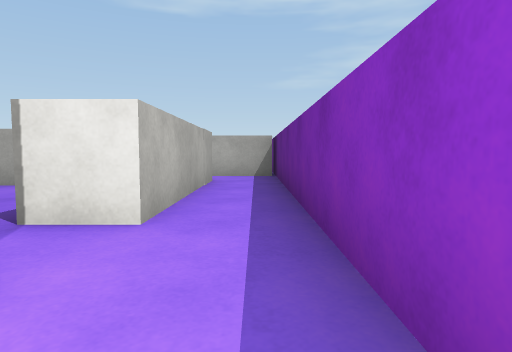
View 1 (above)

16 first-person views from a walk through a Unity game level. The camera is 0.58 m above the floor, tilts 4° down and sees 75° across. The floor is counted in squares, 1 m on a side. Each view is taken from the middle of a square. On the plan, view 1 faces up. The plan holds only what a view shows up to about 9 squares ahead; the rest is blank. The place goes on beyond the plan. Surface patterns are stand-ins for the level's own textures.

View 2
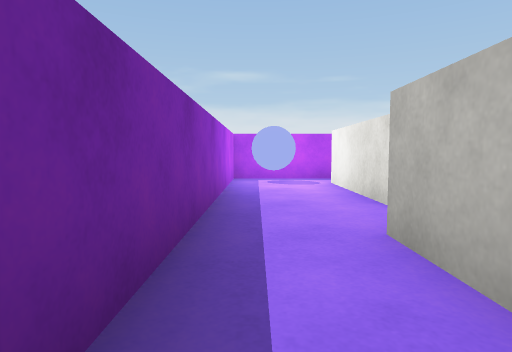

View 3
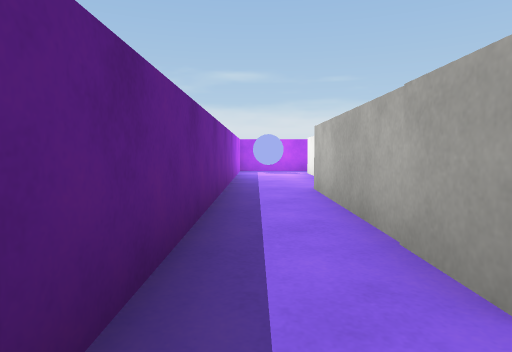

View 4
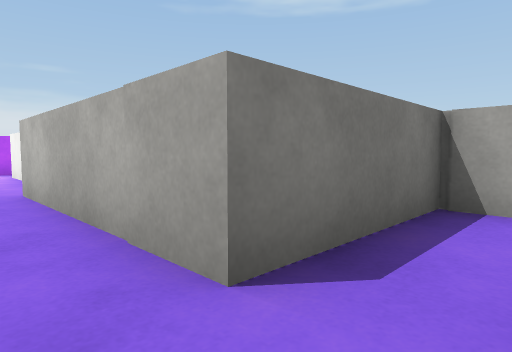

View 5
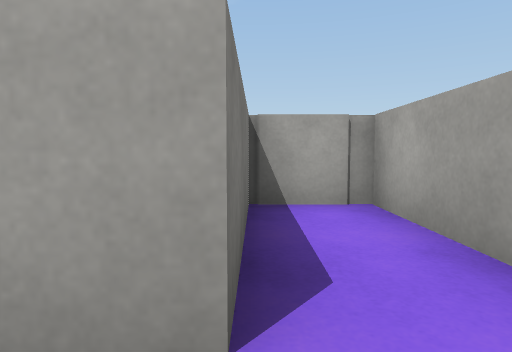

View 6
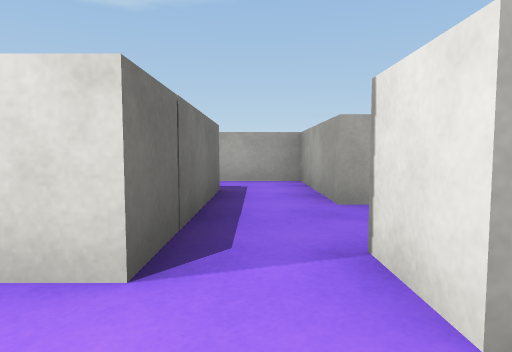

View 7
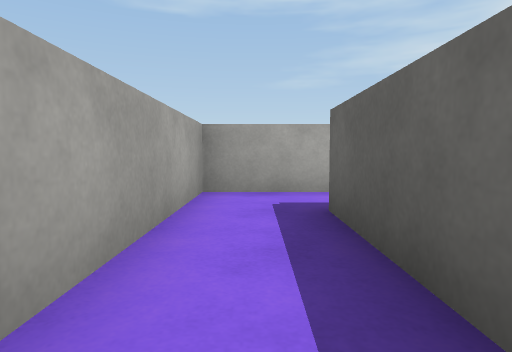

View 8
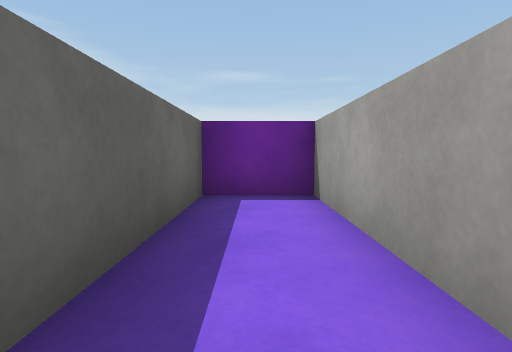

View 9
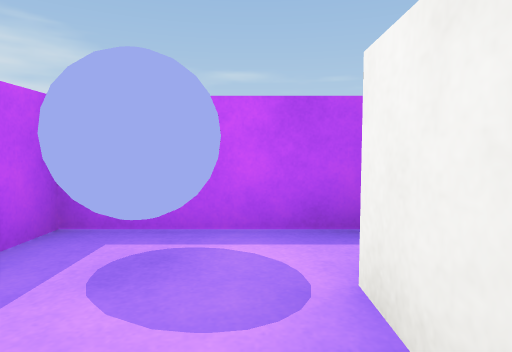

View 10
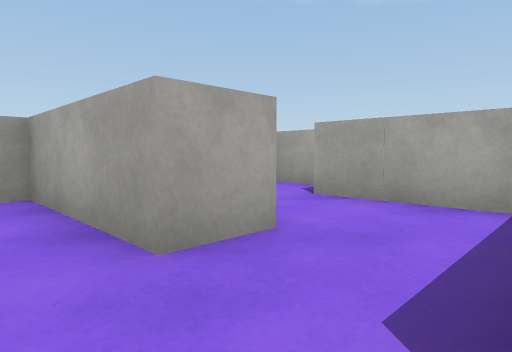

View 11
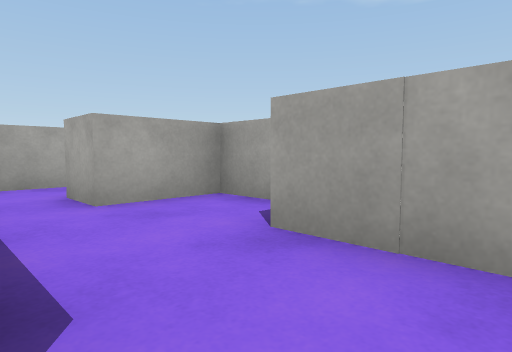

View 12
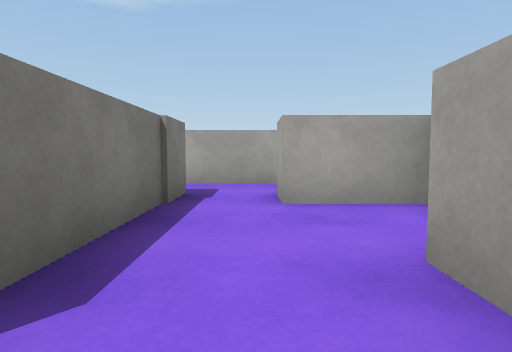

View 13
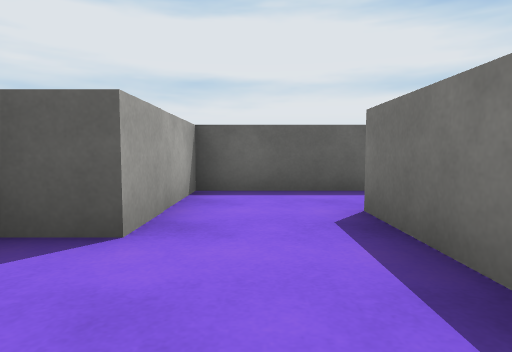

View 14
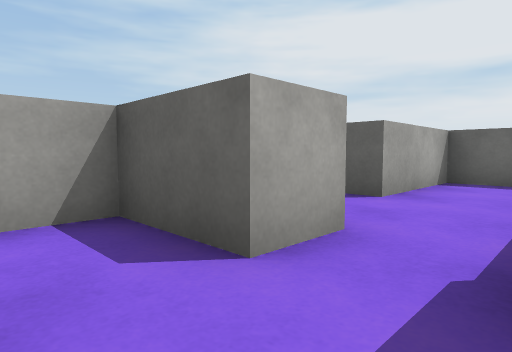

View 15
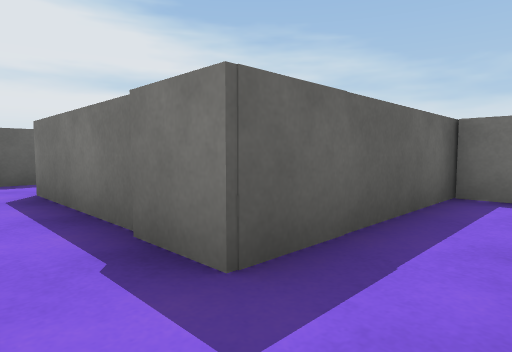

View 16
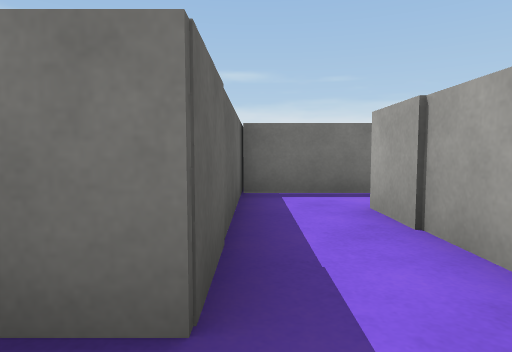

### Floor plan
Ten units are one square. View 1 is at (0, 0); x grows to the right and y downward. Boxes are objects, and circles mark ways between rooms. Rooms are numbered by the first view taken in them; rooms with no view inside come last. Other rooms are left out.
<svg viewBox="-97 -88 107 118">
<path fill="none" stroke="#000" d="M-15 -14 -15 15M-19 25 5 25 5 -24M-9 -27 -20 -27M5 -24 5 -83 -37 -83 -37 -69 -9 -69 -9 -27M-37 -29 -68 -29 -68 25 -53 25 -53 -14 -34 -14M-34 -14 -15 -14M-55 -70 -68 -70 -68 -53M-19 -33 -19 -59 -47 -59 -47 -68M-66 -40 -37 -40 -37 -29M-92 -58 -92 -15M-68 -53 -78 -53 -78 -70M-78 1 -78 -40 -66 -40"/>
<rect x="-15" y="15" width="20" height="10" fill="#bbb"><title>ball</title></rect>
<circle cx="0" cy="-30" r="3" fill="#2a7"/>
<circle cx="-20" cy="-20" r="3" fill="#2a7"/>
<circle cx="-45" cy="-20" r="3" fill="#2a7"/>
<circle cx="-30" cy="-35" r="3" fill="#2a7"/>
<circle cx="-70" cy="-50" r="3" fill="#2a7"/>
<text x="-10" y="0">1</text>
<text x="0" y="-60">2</text>
<text x="-60" y="-10">3</text>
<text x="-30" y="-20">4</text>
<text x="-40" y="-50">5</text>
<text x="-90" y="-50">6</text>
</svg>
Room 1 opens to room 2. Room 1 opens to room 4. Room 3 opens to room 4. Room 4 opens to room 5. Room 5 opens to room 6.

Where each view was taken, in squares from view 1:
view 1: 0 up, 0 right, facing up
view 2: 5 up, 0 right, facing down
view 3: 8 up, 0 right, facing down
view 4: 8 up, 0 right, facing down-left
view 5: 7 up, 0 right, facing left
view 6: 2 up, 0 right, facing left
view 7: 2 down, 6 left, facing up
view 8: 2 up, 6 left, facing down
view 9: 0 up, 1 left, facing down
view 10: 2 up, 2 left, facing up-left
view 11: 4 up, 3 left, facing up-left
view 12: 5 up, 3 left, facing left
view 13: 5 up, 7 left, facing right
view 14: 4 up, 9 left, facing up-right
view 15: 5 up, 9 left, facing down-right
view 16: 5 up, 8 left, facing down
